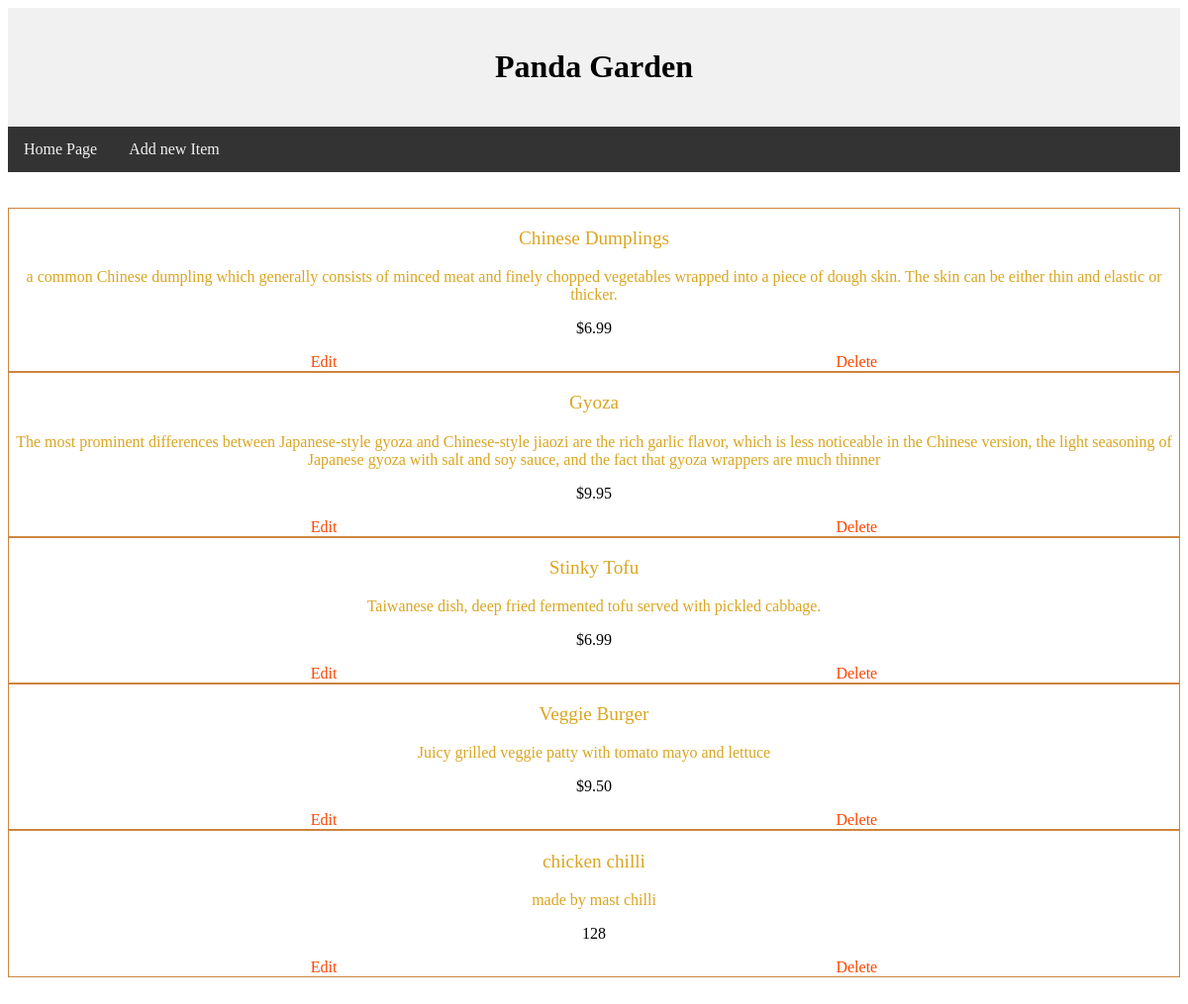
/restaurant/3/, run on the app's committed database.
### database_setup.py (models this page shows, shortened)
class Restaurant(Base):
    __tablename__ = 'restaurant'
    id = Column(Integer, primary_key=True)
    name = Column(String(250), nullable=False)

class MenuItem(Base):
    __tablename__ = 'menu_item'
    name =Column(String(80), nullable = False)
    id = Column(Integer, primary_key = True)
    description = Column(String(250))
    price = Column(String(8))
    course = Column(String(250))
    restaurant_id = Column(Integer,ForeignKey('restaurant.id'))
    restaurant = relationship(Restaurant)

### project.py (the view)
@app.route('/restaurant/<int:rest_id>/')
def restaurantMenu(rest_id):
    rest_name = session.query(Restaurant).filter_by(id = rest_id).one()
    items = session.query(MenuItem).filter_by(restaurant_id = rest_id)
    return render_template('menu.html',restaurant=rest_name,items=items)

### templates/menu.html (shortened to what this page needs)
<html>
    <head>
        <link rel="stylesheet"   href = "{{url_for('static',filename ='css/style.css')}}">
    </head>
<body>
<div class = "header">
<h1>{{restaurant.name}}</h1>
</div>
<div class ="topnav">
    <a href = "{{ url_for('showRestaurants')}}"> Home Page </a>
    <a href = "{{ url_for('newMenuItem', restaurant_id = restaurant.id)}}">Add new Item</a>
</div>
<br>
<br>
{% for i in items %}
<div class ="main" style="text-align: center; border: 1px solid peru;">
<p id ="name">{{i.name}}</p>
<p id ="desc">{{i.description}}</p>
<p id ="price "> {{i.price}} </p>
<a href = "{{ url_for('editMenuItem', restaurant_id = restaurant.id, menu_id = i.id) }}">Edit</a>
<a href = "{{url_for('deleteMenuItem', restaurant_id = restaurant.id, menu_id = i.id ) }}">Delete</a>
</div>
{% endfor %}
</body>
</html>

### static/css/style.css (style rules this page uses)
.header { background-color: #f1f1f1; padding: 20px; text-align: center; }
.topnav { overflow: hidden; background-color: #333; }
.topnav a { float: left; display: block; color: #f2f2f2; text-align: center; padding: 14px 16px; text-decoration: none; }
#name { text-align:center; color : goldenrod; font-size: larger; }
#desc { text-align:center; color : goldenrod; }
.main a { text-align: center; width: 320px; padding: 250px; color : orangered; text-decoration: none; }

### data on the page
Restaurant: name "Panda Garden"
MenuItem: name "Chinese Dumplings", description "a common Chinese dumpling which generally consists of minced meat and finely chopped vegetables wrapped into a piece of dough skin. The skin can be either thin and elastic or thicker.", price "$6.99"
MenuItem: name "Gyoza", description "The most prominent differences between Japanese-style gyoza and Chinese-style jiaozi are the rich garlic flavor, which is less noticeable in the Chinese version, the light seasoning of Japanese gyoza with salt and soy sauce, and the fact that gyoza wrappers are much thinner", price "$9.95"
MenuItem: name "Stinky Tofu", description "Taiwanese dish, deep fried fermented tofu served with pickled cabbage.", price "$6.99"
MenuItem: name "Veggie Burger", description "Juicy grilled veggie patty with tomato mayo and lettuce", price "$9.50"
MenuItem: name "chicken chilli", description "made by mast chilli", price "128"
